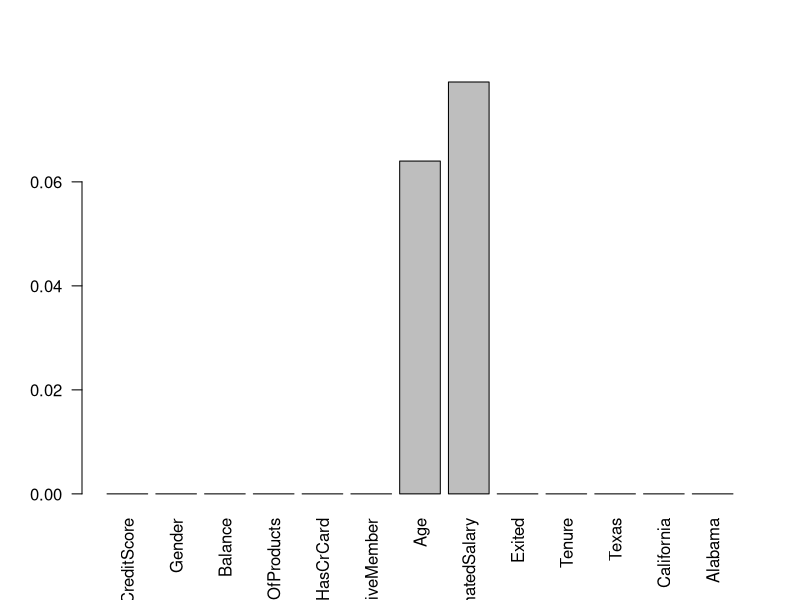

Generate this figure with R: (Note: this script raises an error after producing the figure.)
## ---- chunk 1
knitr::opts_chunk$set(echo = TRUE)
## ---- chunk 2
rm(list = ls())
## ---- chunk 3
library(mice)
library(GGally)
library(caret)
library(randomForest)
library(dplyr)
library(pROC)
## ---- chunk 4
set.seed(123)
pre_data = read.csv("df_estados_bank.csv")
## ---- chunk 5
summary(pre_data)
## ---- chunk 6
pre_data = pre_data[,4:15]
## ---- chunk 7
pre_data = pre_data[,-10]
## ---- chunk 8
pre_data$Geography = as.factor(pre_data$Geography)
str(pre_data$Geography)
levels(pre_data$Geography)
## ---- chunk 9
pre_data$Texas = ifelse(pre_data$Geography == "Texas", 1, 0)
pre_data$California = ifelse(pre_data$Geography == "California", 1, 0)
pre_data$Alabama = ifelse(pre_data$Geography == "Alabama", 1, 0)

head(pre_data[c("Geography", "Alabama", "California", "Texas")])
# Removing geography
pre_data = subset(pre_data, select = -c(Geography))
## ---- chunk 10
barplot(colMeans(is.na(pre_data)), las=2)
## ---- chunk 11
clean = mice(pre_data, method = "rf", m = 5)
data = complete(clean)
## ---- chunk 12
data = data[data$Tenure < 100,]
## ---- chunk 13
data$Gender = as.factor(data$Gender)
levels(data$Gender)
data_num = data[,-2]
data_num$Gender = as.numeric(data$Gender) - 1 # 0 for female and 1 for male
## ---- chunk 14
R = cor(data_num)
ggcorr(data_num, label = T)
## ---- chunk 15
#Convert Gender to Factor
data$Gender = as.factor(data$Gender)

#Convert Exited to Factor
data$Exited = as.factor(data$Exited)

#Convert Numerical Categorical Variables to Factors
data$NumOfProducts = as.factor(data$NumOfProducts)
data$HasCrCard = as.factor(data$HasCrCard)
data$IsActiveMember = as.factor(data$IsActiveMember)
data$Tenure = as.factor(data$Tenure)

#Check the final structure
str(data)
## ---- chunk 16
ggplot(data, aes(x = Age, fill = Exited)) +
  geom_density() +
  labs(title = "Exited Distribution by Age",
       x = "Age",
       fill = "Exited") +
  theme_minimal()
## ---- chunk 17
ggplot(data, aes(x = NumOfProducts, fill = Exited)) +
  geom_bar() +
  labs(title = "Exited Distribution by Products",
       x = "Number of Products",
       fill = "Exited") +
  theme_minimal()
## ---- chunk 18
ggplot(data, aes(x = Balance, fill = Exited)) +
  geom_histogram() +
  labs(title = "Exited Distribution by Balance",
       x = "Balance",
       fill = "Exited") +
  theme_minimal()
## ---- chunk 19
train_index = createDataPartition(data$Exited, p = 0.7, list = FALSE)

# Split the data
train_data = data[train_index, ]
test_data  = data[-train_index, ]

# Display
prop.table(table(train_data$Exited))
prop.table(table(test_data$Exited))
## ---- chunk 20
rf_model = randomForest(
  Exited ~ ., 
  data = train_data, 
  ntree = 500,
  importance = TRUE
)

# Print the model summary
print(rf_model)
## ---- chunk 21
rf_predictions <- predict(rf_model, newdata = test_data)

conf_matrix_rf <- confusionMatrix(rf_predictions, 
                                  test_data$Exited, 
                                  positive = "1")

conf_matrix_rf
## ---- chunk 22
rf_prob <- predict(rf_model, newdata = test_data, type = "prob")
plot.roc(test_data$Exited, rf_prob[,2], col="darkblue", print.auc = TRUE,  auc.polygon=TRUE, grid=c(0.1, 0.2),
         grid.col=c("green", "red"), max.auc.polygon=TRUE,
         auc.polygon.col="lightblue", print.thres=TRUE)
## ---- chunk 23
threshold_1 = 0.15

# New model with "optimal" threshold
rf_model = randomForest(
  Exited ~ ., 
  data = train_data, 
  ntree = 500,
  importance = TRUE,
  cutoff = c(0.85, 0.15)
)

rf_predictions <- predict(rf_model, newdata = test_data)

conf_matrix_rf <- confusionMatrix(rf_predictions, 
                                  test_data$Exited, 
                                  positive = "1")

conf_matrix_rf
## ---- chunk 24
glm_model = glm(Exited ~ ., 
                 data = train_data, 
                 family = binomial(link = "logit"))

summary(glm_model)
## ---- chunk 25
## Evaluation of Logistic Regression Model on Test Set

# 1. Predict probabilities on the test data
# type="response" gives the probability of the positive class (Exited=1)
glm_prob = predict(glm_model, newdata = test_data, type = "response")

# 2. Convert probabilities to class predictions (using default threshold of 0.5)
# This step is standard for generating the confusion matrix.
glm_prediction = factor(ifelse(glm_prob > 0.5, 1, 0), levels = c("0", "1"))

# 3. Create the Confusion Matrix
conf_matrix_glm = confusionMatrix(glm_prediction, 
                                  test_data$Exited, 
                                  positive = "1")

# 4. Print the results
conf_matrix_glm
## ---- chunk 26
plot.roc(test_data$Exited, glm_prob, col="darkblue", print.auc = TRUE,  auc.polygon=TRUE, grid=c(0.1, 0.2),
         grid.col=c("green", "red"), max.auc.polygon=TRUE,
         auc.polygon.col="lightblue", print.thres=TRUE)
## ---- chunk 27
threshold_2 = 0.2

# Evaluation of Logistic Regression Model with "optimal" threshold
glm_prediction = factor(ifelse(glm_prob > threshold_2, 1, 0), levels = c("0", "1"))


conf_matrix_glm = confusionMatrix(glm_prediction, 
                                  test_data$Exited, 
                                  positive = "1")

conf_matrix_glm
## ---- chunk 28
churn_cost = 500          # Lifetime value of a client
retention = 50     # Cost of the incentive

thresholds = seq(0.05, 0.95, 0.05)
total_profits = data.frame(Threshold = thresholds, Profit = rep(0, length(thresholds)))
for (i in 1:length(thresholds)) {
 threshold = thresholds[i] 
 preds = ifelse(glm_prob >= threshold, 1, 0)
 
 tp = sum(preds == 1 & test_data$Exited == 1)
 fp = sum(preds == 1 & test_data$Exited == 0)
 
 total_profits$Profit[i] = (tp * (churn_cost - retention)) - (fp * retention)
}

ggplot(total_profits, aes(x = Threshold, y = Profit))+
  geom_line(color = "blue")+
  geom_vline(xintercept = thresholds[which.max(total_profits$Profit)], linetype="dashed", color="red")
## ---- chunk 29
importance(rf_model) # Raw scores
varImpPlot(rf_model, main = "Variable Importance")
## ---- chunk 30
## Model Comparison: Reduced Feature Set

# Define the reduced formula based on feature importance analysis:
# We will use the thresholds obtained by the ROC curves
reduced_formula = Exited ~ Age + Balance + NumOfProducts + CreditScore + IsActiveMember + California + Alabama + Texas

# 1. Train Reduced Random Forest
rf_reduced = randomForest(
  reduced_formula, 
  data = train_data, 
  ntree = 500,
  importance = TRUE,
  cutoff = c(1 - threshold_1, threshold_1)
)

# 2. Evaluate Reduced Random Forest
rf_reduced_pred = predict(rf_reduced, newdata = test_data)
conf_matrix_rf_reduced = confusionMatrix(rf_reduced_pred, 
                                        test_data$Exited, 
                                        positive = "1")


# 3. Train Reduced Logistic Regression
glm_reduced = glm(reduced_formula, 
                 data = train_data, 
                 family = binomial(link = "logit"))

# 4. Evaluate Reduced Logistic Regression
glm_reduced_prob = predict(glm_reduced, newdata = test_data, type = "response")
glm_reduced_pred = factor(ifelse(glm_reduced_prob > threshold_2, 1, 0), levels = c("0", "1"))
conf_matrix_glm_reduced = confusionMatrix(glm_reduced_pred, 
                                        test_data$Exited, 
                                        positive = "1")
## ---- chunk 31
## Final Performance Comparison

# Function to extract key metrics (You can define this in your Rmd setup)
extract_metrics = function(conf_matrix, model_name) {
  data.frame(
    Model = model_name,
    Accuracy = conf_matrix$overall['Accuracy'],
    Sensitivity = conf_matrix$byClass['Sensitivity'],
    Specificity = conf_matrix$byClass['Specificity'],
    F1_Score = conf_matrix$byClass['F1']
  )
}

# Combine all results
comparison_table = rbind(
  extract_metrics(conf_matrix_rf, "RF_Full"),
  extract_metrics(conf_matrix_rf_reduced, "RF_Reduced"),
  extract_metrics(conf_matrix_glm, "GLM_Full"),
  extract_metrics(conf_matrix_glm_reduced, "GLM_Reduced")
)

# Print the final comparison table
print(comparison_table)
## ---- chunk 32

## ---- chunk 33

## ---- chunk 34

## ---- chunk 35

## ---- chunk 36

## ---- chunk 37

## ---- chunk 38

## ---- chunk 39

## ---- chunk 40

## ---- chunk 41

